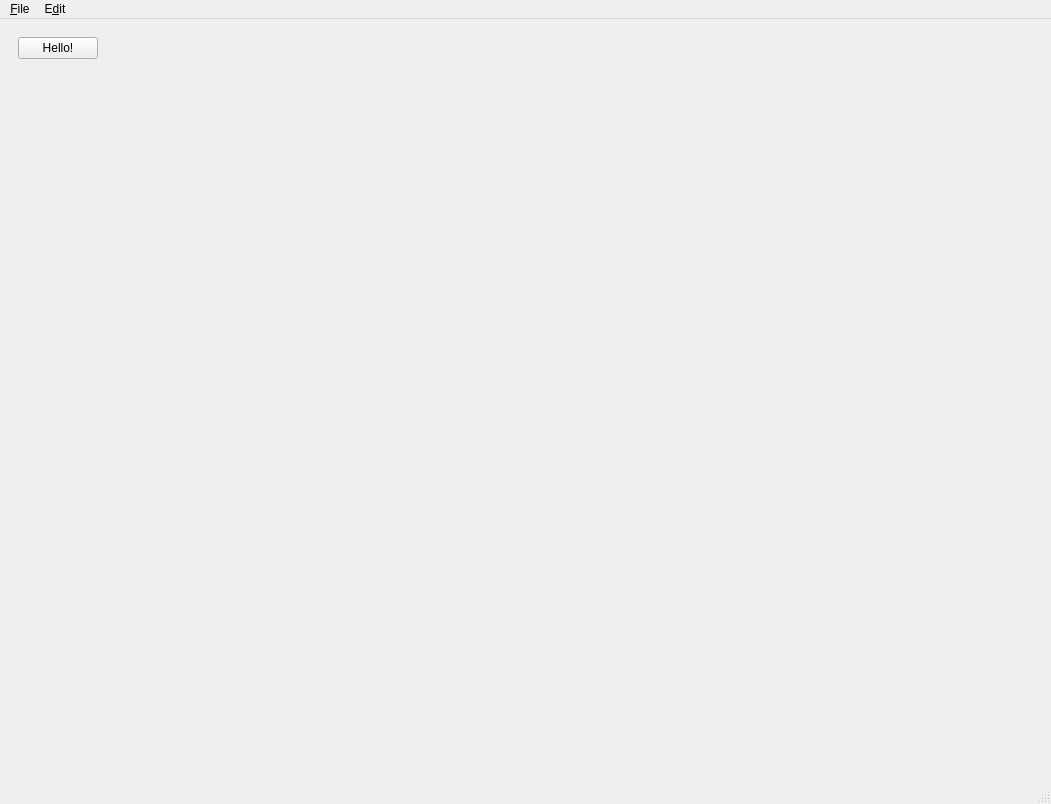
<?xml version="1.0" encoding="UTF-8"?>
<ui version="4.0">
 <class>MainWindow</class>
 <widget class="QMainWindow" name="MainWindow">
  <property name="geometry">
   <rect>
    <x>0</x>
    <y>0</y>
    <width>1051</width>
    <height>804</height>
   </rect>
  </property>
  <property name="windowTitle">
   <string>MainWindow</string>
  </property>
  <widget class="QWidget" name="centralwidget">
   <layout class="QVBoxLayout" name="verticalLayout">
    <item>
     <widget class="QWidget" name="widget" native="true">
      <layout class="QVBoxLayout" name="verticalLayout_2">
       <item>
        <layout class="QHBoxLayout" name="horizontalLayout">
         <item>
          <widget class="QPushButton" name="hello">
           <property name="text">
            <string>Hello!</string>
           </property>
          </widget>
         </item>
         <item>
          <spacer name="horizontalSpacer">
           <property name="orientation">
            <enum>Qt::Horizontal</enum>
           </property>
           <property name="sizeHint" stdset="0">
            <size>
             <width>40</width>
             <height>20</height>
            </size>
           </property>
          </spacer>
         </item>
        </layout>
       </item>
       <item>
        <spacer name="verticalSpacer">
         <property name="orientation">
          <enum>Qt::Vertical</enum>
         </property>
         <property name="sizeHint" stdset="0">
          <size>
           <width>20</width>
           <height>691</height>
          </size>
         </property>
        </spacer>
       </item>
      </layout>
     </widget>
    </item>
   </layout>
  </widget>
  <widget class="QMenuBar" name="menubar">
   <property name="geometry">
    <rect>
     <x>0</x>
     <y>0</y>
     <width>1051</width>
     <height>22</height>
    </rect>
   </property>
   <widget class="QMenu" name="menu_File">
    <property name="title">
     <string>&amp;File</string>
    </property>
    <addaction name="action_New"/>
    <addaction name="action_Hello"/>
    <addaction name="separator"/>
    <addaction name="action_Quit"/>
   </widget>
   <widget class="QMenu" name="menuE_dit">
    <property name="title">
     <string>E&amp;dit</string>
    </property>
   </widget>
   <addaction name="menu_File"/>
   <addaction name="menuE_dit"/>
  </widget>
  <widget class="QStatusBar" name="statusbar"/>
  <action name="action_New">
   <property name="text">
    <string>&amp;New</string>
   </property>
  </action>
  <action name="action_Quit">
   <property name="text">
    <string>&amp;Quit</string>
   </property>
  </action>
  <action name="action_Hello">
   <property name="text">
    <string>&amp;Hello</string>
   </property>
  </action>
 </widget>
 <resources/>
 <connections/>
</ui>
